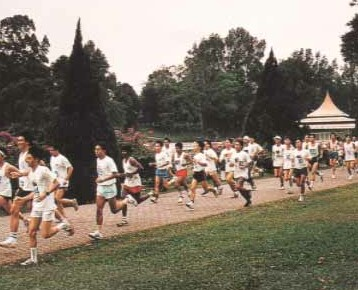
%> input picture images/maccropped.jpg, 358 x 290 px
$ octave U2020250J_Lab2.m   (GNU Octave 9; MATLAB toolbox functions it lacks are replaced by stand-ins)
%> lines starting %> are read from the running program, lines starting %| are printed output that depends on the picture; in (x1, y1, x2, y2) boxes, pixels count from 0 and x2, y2 are one past the last pixel; in counts of white or black regions, pixels touching at a corner belong together; the program's own positions count from 1
%% 1. Edge Detection
%% Part A: Read in image
P = imread('images/maccropped.jpg'); I = rgb2gray(P);
%> further down, P is the input picture: size 290x358x3 uint8; mean R, G, B 133.3, 123.1, 109.7
imshow(I, 'InitialMagnification', 200), title("Original running image");
%% Part B: Sobel filtering
sobel_v = [ -1 0 1; -2 0 2; -1 0 1; ];
sobel_h = [ -1 -2 -1; 0 0 0; 1 2 1; ];
res_v = conv2(I, sobel_v); res_h = conv2(I, sobel_h);
%> after `res_v = conv2(I, sobel_v)`:
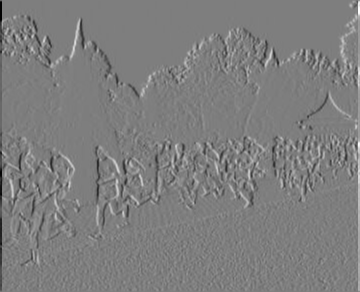
%> res_v: size 292x360 double; min -975, max 993, mean 0; drawn with min black and max white
%> after `res_h = conv2(I, sobel_h)`:
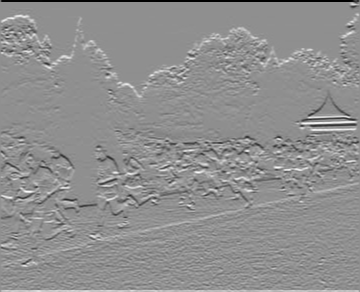
%> res_h: size 292x360 double; min -996, max 774, mean 0; drawn with min black and max white

fig = figure("Name", "Sobel filter");
fig.Position = [100, 100, 1500, 600];
tlo = tiledlayout(fig, 1, 2, 'TileSpacing', 'compact');
imshow(uint8(res_v), 'Parent', nexttile(tlo)), title("Vertical Sobel", 'FontSize', 18);
imshow(uint8(res_h), 'Parent', nexttile(tlo)), title("Horizontal Sobel", 'FontSize', 18);
fig = clf('reset');

%% part C: Get total Gradient
fig.Position = [50 50 1500 400];
tlo = tiledlayout(fig, 1, 3, 'TileSpacing', 'compact');

E = res_v.^2 + res_h.^2;
imshow(uint8(E), 'Parent', nexttile(tlo)), title("Squared gradient", 'FontSize', 18);
E = sqrt(E);
imshow(uint8(E), 'Parent', nexttile(tlo)), title("True gradient", 'FontSize', 18);
%> after `imshow(uint8(E), 'Parent', nexttile(tlo))`:
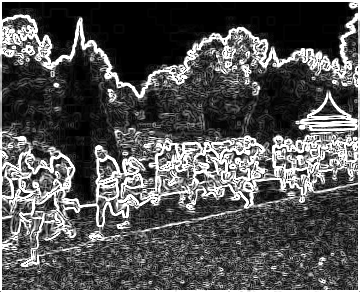
%> displayed picture: size 292x360, on the screen's scale of 0 to 255; min 0, max 255, mean 84.3
E = (E - min(E(:))) / (max(E(:)) - min(E(:))) * 255;
imshow(uint8(E), 'Parent', nexttile(tlo)), title("Normalized gradient", 'FontSize', 18);
%% Part D: Simple thresholding
t = [30, 90, 150];
fig = figure("Name", "Simple Thresholding", "Resize", "off");
fig.Position = [50 50 1500 400];
tlo = tiledlayout(fig, 1, 3, 'TileSpacing', 'compact');
for i = 1:3
    Et = E>t(i);
    imshow(Et, 'Parent', nexttile(tlo));
    title(sprintf("Threshold = %d", t(i)), 'FontSize', 18)
end
%> this loop made 3 passes
%> pass 1, `Et = E>t(i);`:
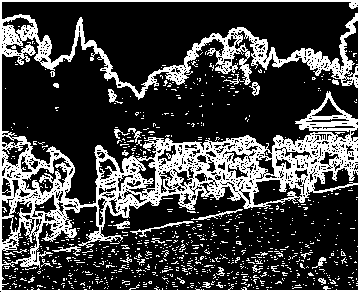
%> Et: size 292x360 logical; 26.2% white; 848 white regions (820 under 20 px), largest, box (x1, y1, x2, y2) and area: (0, 0, 360, 292) 23449, (130, 221, 194, 237) 156, (191, 209, 243, 220) 116
%% Part E: Explore MatLAB's Canny edge detection.
tl = 0.04; th = 0.1; sigma = 1.0;
% (i): Varying Sigma
sigmas = [1.0, 3.0, 5.0];
fig = figure("Name", "Varying sigma", "Resize", "off");
fig.Position = [50 50 1500 400];
tlo = tiledlayout(fig, 1, 3, 'TileSpacing', 'compact');
for i = 1:3
    E = edge(I, 'canny', [tl th], sigmas(i));
    imshow(E, 'Parent', nexttile(tlo));
    title(sprintf("tl=0.04, th=0.1, Sigma=%.1f", sigmas(i)), 'FontSize', 18)
end
% (ii): Varying th
tls = [0.07, 0.04, 0.01];
fig = figure("Name", "Varying low threshold", "Resize", "off");
fig.Position = [50 50 1500 400];
tlo = tiledlayout(fig, 1, 3, 'TileSpacing', 'compact');
for i = 1:3
    E = edge(I, 'canny', [tls(i) th], sigma);
    imshow(E, 'Parent', nexttile(tlo));
    title(sprintf("tl=%.2f, th=0.1, Sigma=5.0", tls(i)), 'FontSize', 18)
end
%> this loop made 3 passes
%> pass 1, `E = edge(I, 'canny', [tls(i) th], sigma);`:
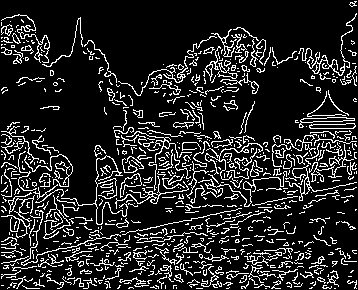
%> E: size 290x358 logical; 14.8% white in thin lines or dots
%% 2. Line Detection
%% Part A: Read in -> Canny EDGE.
P = imread('images/maccropped.jpg'); I = rgb2gray(P);
E = edge(I, 'canny', [.04 .1], 1.0);

clf; imshow(E), title("Canny Edge: tl=0.04, th=0.1, sigma=1.0")
%% Part B: Radon transform (Hough binary equivalent)
[R, xp] = radon(E, 0:179);
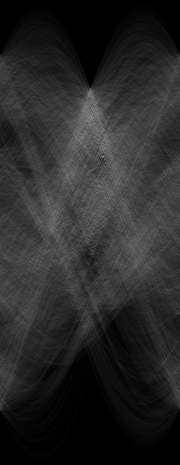
%> R: size 465x180 double; min 0, max 150.2, mean 40.9
%> xp = 465 values from -232 to 232
imagesc(uint8(R)), colormap('default'), title("Radon transformed image with default color map");
%> after `title("Radon transformed image with default color map")`:
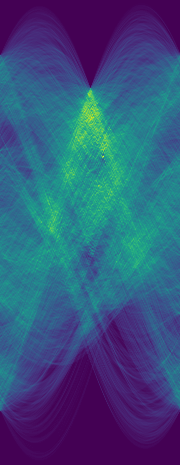
%> displayed picture: size 465x180x3, on the screen's scale of 0 to 255; mean R, G, B 54.3, 82.6, 124.9
%% Part C: Pixel with maximum value.
[radius, theta] = find( ismember( R, max(R(:)) ) )
%> radius = 157; theta = 104
%% Part D: Polar to Cartesian
theta = 103; % since theta is 0-indexed
radius = xp(157); % x is 1-indexed.
%> radius = -76
[A, B] = pol2cart(theta*pi/180, radius);
%> A = 17.1; B = -74.05
B = -B; % since y-axis is reversed.
%> B = 74.05
%% Part E: Solve for line equation
xl = 0; xr = 357; % image size is 290 x 358.
%> (the run ends here)
